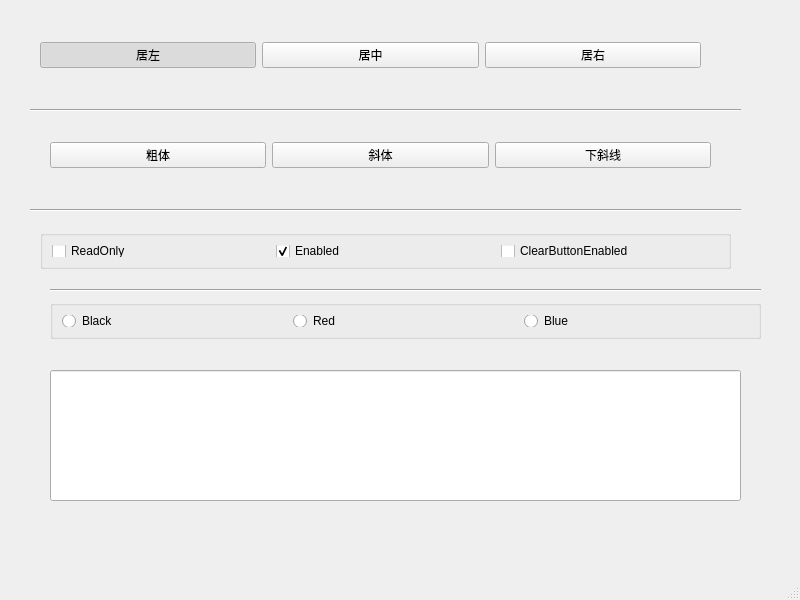
<?xml version="1.0" encoding="UTF-8"?>
<ui version="4.0">
 <class>MainWindow</class>
 <widget class="QMainWindow" name="MainWindow">
  <property name="geometry">
   <rect>
    <x>0</x>
    <y>0</y>
    <width>800</width>
    <height>600</height>
   </rect>
  </property>
  <property name="windowTitle">
   <string>MainWindow</string>
  </property>
  <widget class="QWidget" name="centralwidget">
   <widget class="QWidget" name="horizontalLayoutWidget">
    <property name="geometry">
     <rect>
      <x>40</x>
      <y>30</y>
      <width>661</width>
      <height>51</height>
     </rect>
    </property>
    <layout class="QHBoxLayout" name="horizontalLayout">
     <item>
      <widget class="QPushButton" name="btnLeft">
       <property name="text">
        <string>居左</string>
       </property>
       <property name="checkable">
        <bool>true</bool>
       </property>
       <property name="checked">
        <bool>true</bool>
       </property>
       <property name="autoExclusive">
        <bool>true</bool>
       </property>
      </widget>
     </item>
     <item>
      <widget class="QPushButton" name="btnMid">
       <property name="text">
        <string>居中</string>
       </property>
       <property name="checkable">
        <bool>true</bool>
       </property>
       <property name="autoExclusive">
        <bool>true</bool>
       </property>
       <property name="flat">
        <bool>false</bool>
       </property>
      </widget>
     </item>
     <item>
      <widget class="QPushButton" name="btnRight">
       <property name="text">
        <string>居右</string>
       </property>
       <property name="checkable">
        <bool>true</bool>
       </property>
       <property name="autoExclusive">
        <bool>true</bool>
       </property>
      </widget>
     </item>
    </layout>
   </widget>
   <widget class="Line" name="line">
    <property name="geometry">
     <rect>
      <x>30</x>
      <y>100</y>
      <width>711</width>
      <height>20</height>
     </rect>
    </property>
    <property name="orientation">
     <enum>Qt::Horizontal</enum>
    </property>
   </widget>
   <widget class="QWidget" name="horizontalLayoutWidget_2">
    <property name="geometry">
     <rect>
      <x>50</x>
      <y>130</y>
      <width>661</width>
      <height>51</height>
     </rect>
    </property>
    <layout class="QHBoxLayout" name="horizontalLayout_2">
     <item>
      <widget class="QPushButton" name="btnBold">
       <property name="text">
        <string>粗体</string>
       </property>
       <property name="checkable">
        <bool>true</bool>
       </property>
      </widget>
     </item>
     <item>
      <widget class="QPushButton" name="btnItalic">
       <property name="text">
        <string>斜体</string>
       </property>
       <property name="checkable">
        <bool>true</bool>
       </property>
      </widget>
     </item>
     <item>
      <widget class="QPushButton" name="btnUnderline">
       <property name="text">
        <string>下斜线</string>
       </property>
       <property name="checkable">
        <bool>true</bool>
       </property>
      </widget>
     </item>
    </layout>
   </widget>
   <widget class="Line" name="line_2">
    <property name="geometry">
     <rect>
      <x>30</x>
      <y>200</y>
      <width>711</width>
      <height>20</height>
     </rect>
    </property>
    <property name="orientation">
     <enum>Qt::Horizontal</enum>
    </property>
   </widget>
   <widget class="QGroupBox" name="groupBox">
    <property name="geometry">
     <rect>
      <x>40</x>
      <y>230</y>
      <width>691</width>
      <height>39</height>
     </rect>
    </property>
    <property name="title">
     <string/>
    </property>
    <layout class="QHBoxLayout" name="horizontalLayout_3">
     <item>
      <widget class="QCheckBox" name="chkRo">
       <property name="text">
        <string>ReadOnly</string>
       </property>
      </widget>
     </item>
     <item>
      <widget class="QCheckBox" name="chkEnable">
       <property name="text">
        <string>Enabled</string>
       </property>
       <property name="checked">
        <bool>true</bool>
       </property>
      </widget>
     </item>
     <item>
      <widget class="QCheckBox" name="chkClearBtnEnable">
       <property name="text">
        <string>ClearButtonEnabled</string>
       </property>
      </widget>
     </item>
    </layout>
   </widget>
   <widget class="Line" name="line_3">
    <property name="geometry">
     <rect>
      <x>50</x>
      <y>280</y>
      <width>711</width>
      <height>20</height>
     </rect>
    </property>
    <property name="orientation">
     <enum>Qt::Horizontal</enum>
    </property>
   </widget>
   <widget class="QGroupBox" name="groupBox_2">
    <property name="geometry">
     <rect>
      <x>50</x>
      <y>300</y>
      <width>711</width>
      <height>39</height>
     </rect>
    </property>
    <property name="title">
     <string/>
    </property>
    <layout class="QHBoxLayout" name="horizontalLayout_4">
     <item>
      <widget class="QRadioButton" name="btnBlack">
       <property name="text">
        <string>Black</string>
       </property>
      </widget>
     </item>
     <item>
      <widget class="QRadioButton" name="btnRed">
       <property name="text">
        <string>Red</string>
       </property>
      </widget>
     </item>
     <item>
      <widget class="QRadioButton" name="radioButton_3">
       <property name="text">
        <string>Blue</string>
       </property>
      </widget>
     </item>
    </layout>
   </widget>
   <widget class="QLineEdit" name="lineEdit">
    <property name="geometry">
     <rect>
      <x>50</x>
      <y>370</y>
      <width>691</width>
      <height>131</height>
     </rect>
    </property>
   </widget>
  </widget>
  <widget class="QMenuBar" name="menubar">
   <property name="geometry">
    <rect>
     <x>0</x>
     <y>0</y>
     <width>800</width>
     <height>21</height>
    </rect>
   </property>
  </widget>
  <widget class="QStatusBar" name="statusbar"/>
 </widget>
 <resources/>
 <connections/>
</ui>
